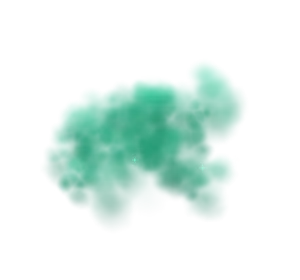
#> input picture grimoire-catsith.webp, 300 x 280 px
$ python -i dalles.py   (imports and definitions only)
#> lines starting #> are read from the running program, lines starting #| are printed output that depends on the picture
# Dalles de sol (20/10) : rend une série de variantes d'un même terrain raccordables entre elles.
# 1. chaque image est recadrée au carré et mise à T px ;
# 2. la première devient seamless (décalage d'une demi-dalle + fondu en croix sur la couture) ;
# 3. chaque variante prend la moyenne et le contraste de couleur de la première (sinon on voit un cadre) ;
# 4. toutes les variantes reprennent sa bande de bord (B px, fondue), donc n'importe quelle dalle
#    peut toucher n'importe quelle autre, dans tous les sens.
# python3 sources/dalles.py sortie/herbe img1.png img2.png ...  ->  sortie/herbe-1.webp ...
# DALLE=2048 pour les grandes dalles (une dalle = 2 × 2 cases, 20/10)
import os, sys
import numpy as np
from PIL import Image
T = int(os.environ.get('DALLE', 1024)); B = T * 3 // 32

def carre(p):
#> called with p = '../grimoire-catsith.webp'
    im = Image.open(p).convert('RGB'); c = min(im.size)
#> after `im = Image.open(p).convert('RGB')`:
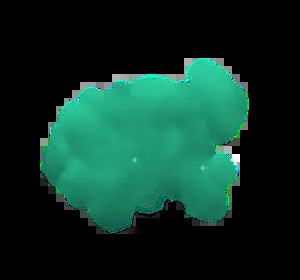
#> im: PIL image 300x280 RGB; mean R, G, B 12.9, 49.9, 38.5
#> after `c = min(im.size)`: c = 280
    x, y = (im.width - c) // 2, (im.height - c) // 2
#> x = 10; y = 0
    return np.asarray(im.crop((x, y, x + c, y + c)).resize((T, T), Image.LANCZOS), dtype=np.float32)
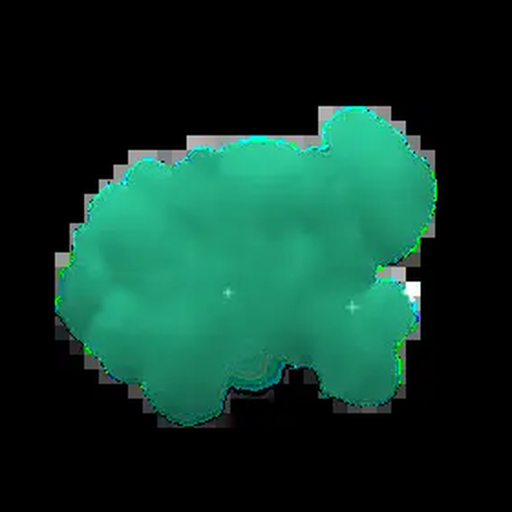
#> returned value: shape (1024, 1024, 3) float32 (shown at 1/2 size); mean of channels 0, 1, 2 13.9, 53.5, 41.3; drawn as R, G, B

def rampe(n):   # 0 au bord, 1 à n px du bord
    d = np.minimum(np.arange(T), np.arange(T)[::-1]).astype(np.float32)
    return np.clip(d / n, 0, 1)

def seamless(a):
    b = np.roll(a, (T // 2, T // 2), (0, 1))   # les coutures passent au milieu
    r = rampe(T // 2)
    w = np.minimum.outer(r, r)[..., None] ** .5   # a pèse au centre, b (sans couture au milieu) aux bords
    return a * w + b * (1 - w)

def couleurs(a, ref):
    m, e, mr, er = a.mean((0, 1)), a.std((0, 1)), ref.mean((0, 1)), ref.std((0, 1))
    return (a - m) / (e + 1e-3) * er + mr

def bord_commun(a, ref):
    r = rampe(B)
    w = np.minimum.outer(r, r)[..., None]
    w = w * w * (3 - 2 * w)   # fondu doux
    return a * w + ref * (1 - w)

sortie, imgs = sys.argv[1], [carre(p) for p in sys.argv[2:]]
# [1 line that did not run here, left out]
# [4 lines not run here, left out]

>>> result = carre('../grimoire-catsith.webp')
